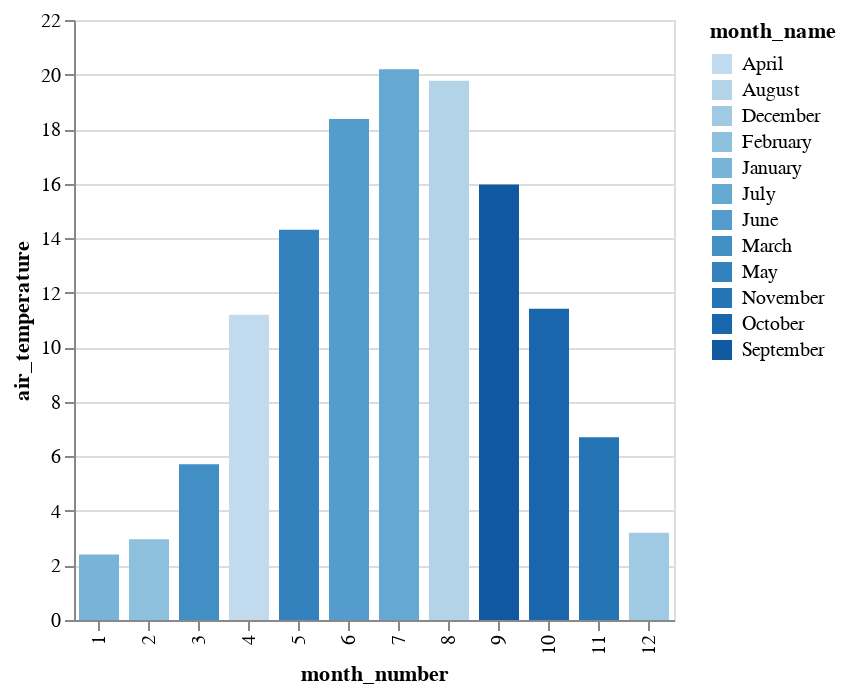

Notebook code cell kept with this figure:
### Code cell
alt.Chart(grp_months.reset_index()).mark_bar(width=20).encode(
    x='month_number:O',
    y='air_temperature:Q',
    color='month_name:O'
).properties(width=300, height=300).interactive()

### Figure 1 — Vega-Lite specification as saved in the notebook (floating-point values rounded to 4 significant figures)
{"config": {"view": {"continuousWidth": 400, "continuousHeight": 300}}, "data": {"name": "data-06d16e48fc4445b6a0dfcfb53678ad38"}, "mark": {"type": "bar", "width": 20}, "encoding": {"color": {"type": "ordinal", "field": "month_name"}, "x": {"type": "ordinal", "field": "month_number"}, "y": {"type": "quantitative", "field": "air_temperature"}}, "height": 300, "selection": {"selector009": {"type": "interval", "bind": "scales", "encodings": ["x", "y"]}}, "width": 300, "$schema": "https://vega.github.io/schema/vega-lite/v4.8.1.json", "datasets": {"data-06d16e48fc4445b6a0dfcfb53678ad38": [{"month_name": "April", "air_temperature": 11.19, "water_temperature": 9.553, "month_number": 4.0}, {"month_name": "August", "air_temperature": 19.77, "water_temperature": 22.39, "month_number": 8.0}, {"month_name": "December", "air_temperature": 3.197, "water_temperature": 7.133, "month_number": 12.0}, {"month_name": "February", "air_temperature": 2.964, "water_temperature": 4.864, "month_number": 2.0}, {"month_name": "January", "air_temperature": 2.4, "water_temperature": 5.521, "month_number": 1.0}, {"month_name": "July", "air_temperature": 20.2, "water_temperature": 22.01, "month_number": 7.0}, {"month_name": "June", "air_temperature": 18.37, "water_temperature": 19.21, "month_number": 6.0}, {"month_name": "March", "air_temperature": 5.714, "water_temperature": 5.229, "month_number": 3.0}, {"month_name": "May", "air_temperature": 14.31, "water_temperature": 14.21, "month_number": 5.0}, {"month_name": "November", "air_temperature": 6.703, "water_temperature": 10.97, "month_number": 11.0}, {"month_name": "October", "air_temperature": 11.41, "water_temperature": 15.4, "month_number": 10.0}, {"month_name": "September", "air_temperature": 15.97, "water_temperature": 19.59, "month_number": 9.0}]}}
